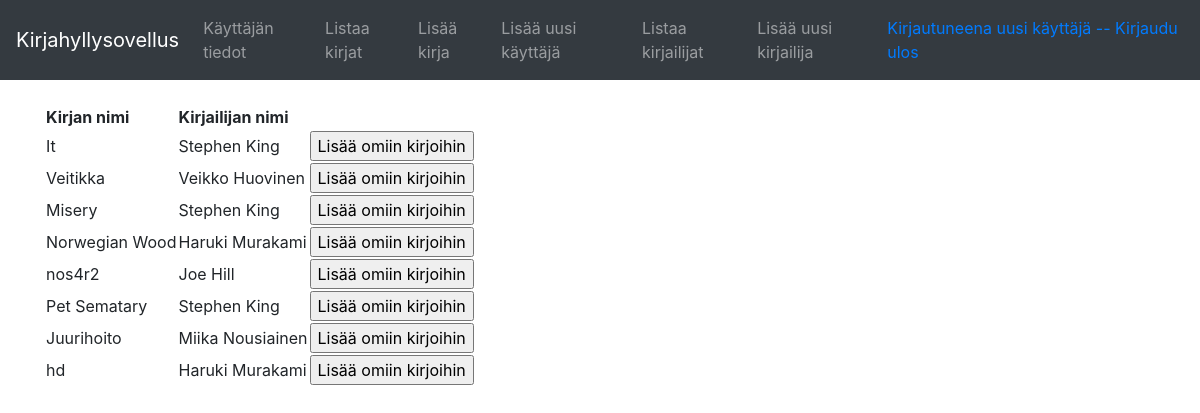
Screenshot of /books/ (signed in) with the database file from the repository.
### application/auth/models.py (models this page shows, shortened)
class User(Base):
    __tablename__ = "account"
    name = db.Column(db.String(30), nullable=False)
    username = db.Column(db.String(30), nullable=False)
    password = db.Column(db.String(30), nullable=False)
    mybooks = db.relationship("Book", secondary=users_books,
        backref=db.backref('mybooks', lazy='dynamic'))

### tables this page shows
CREATE TABLE authors_books (
	book_id INTEGER, 
	author_id INTEGER, 
	FOREIGN KEY(book_id) REFERENCES book (id), 
	FOREIGN KEY(author_id) REFERENCES author (id)
);

### application/books/models.py (models this page shows, shortened)
class Book(Base):
    name = db.Column(db.String(144), nullable=False)

### application/authors/models.py (models this page shows, shortened)
class Author(Base):
    __tablename__ = "author"
    firstname = db.Column(db.String(30), nullable=False)
    lastname = db.Column(db.String(30), nullable=False)
    books = db.relationship("Book", secondary=authors_books,
        backref=db.backref('books', lazy='dynamic'))

### application/books/views.py (the view)
@app.route("/books/", methods=["GET"])
def books_index():
    user = current_user
    stmt = text("select book_id, author_id, name, firstname, lastname from authors_books join book on "
                "book.id=authors_books.book_id join author on author.id=authors_books.author_id")
    books = db.engine.execute(stmt)
    return render_template("books/list.html", books=books, user=user)

### application/__init__.py (called while the page is built)
@login_manager.user_loader
def load_user(user_id):
    return User.query.get(user_id)

### application/templates/books/list.html (shortened to what this page needs)
{% extends "layout.html" %}
{% block body %}
  <table>
    <tr>
      <th>Kirjan nimi</th>
      <th>Kirjailijan nimi</th>
      <th></th>
    </tr>
    {% for book in books %}
    <tr>
      <td>{{ book.name }}</td>
      <td>{{ book.firstname }} {{book.lastname }}</td>
      <td>
        <form method="POST" action="{{ url_for('book_add_to_user', book_id=book.book_id) }}">
            <input type="submit" value="Lisää omiin kirjoihin"/>
        </form>
      </td>
    </tr>
    {% endfor %}
  </table>
{% endblock %}

### application/templates/layout.html (shortened to what this page needs)
<!DOCTYPE html>
<html>
  <head>
    <link rel="stylesheet" href="https://maxcdn.bootstrapcdn.com/bootstrap/4.0.0/css/bootstrap.min.css"
>
  </head>
  <body>
    <nav class="navbar navbar-expand-md navbar-dark bg-dark mb-4">
      <a class="navbar-brand" href="#">Kirjahyllysovellus</a>
      <div class="collapse navbar-collapse" id="navbarCollapse">
        <ul class="navbar-nav mr-auto">
          {% if current_user.is_authenticated %}
          <li class="nav-item">
            <a class="nav-link" href="{{ url_for('auth_info', username=current_user.username) }}">Käyttäjän tiedot</a>
          </li>
          {% endif %}
          <li class="nav-item">
            <a class="nav-link" href="{{ url_for('books_index') }}">Listaa kirjat</a>
          </li>
          <li class="nav-item">
            <a class="nav-link" href="{{ url_for('books_form') }}">Lisää kirja</a>
          </li>
          <li class="nav-item">
            <a class="nav-link"  href="{{ url_for('auth_form') }}">Lisää uusi käyttäjä</a>
          </li>
          <li class="nav-item">
            <a class="nav-link"  href="{{ url_for('authors_index') }}">Listaa kirjailijat</a>
          </li>
          <li class="nav-item">
            <a class="nav-link"  href="{{ url_for('authors_form') }}">Lisää uusi kirjailija</a>
          </li>
        </ul>
        <div class="form-inline mt-2 mt-md-0">
          {% if current_user.is_authenticated %}
          <a href="{{url_for('auth_logout') }}">Kirjautuneena {{ current_user.name }} -- Kirjaudu ulos</a>
          {% else %}
          <a href="{{ url_for('auth_login') }}">Kirjaudu sisään</a>
          {% endif %}
        </div>
      </div>
    </nav>
    <main role="main" class="container">
      {% block body %}{% endblock %}
    </main>
  </body>
</html>

### rows the page displays
User: name "uusi käyttäjä"
authors_books: name "It", firstname "Stephen", lastname "King"
authors_books: name "Veitikka", firstname "Veikko", lastname "Huovinen"
authors_books: name "Misery", firstname "Stephen", lastname "King"
authors_books: name "Norwegian Wood", firstname "Haruki", lastname "Murakami"
authors_books: name "nos4r2", firstname "Joe", lastname "Hill"
authors_books: name "Pet Sematary", firstname "Stephen", lastname "King"
authors_books: name "Juurihoito", firstname "Miika", lastname "Nousiainen"
authors_books: name "hd", firstname "Haruki", lastname "Murakami"
